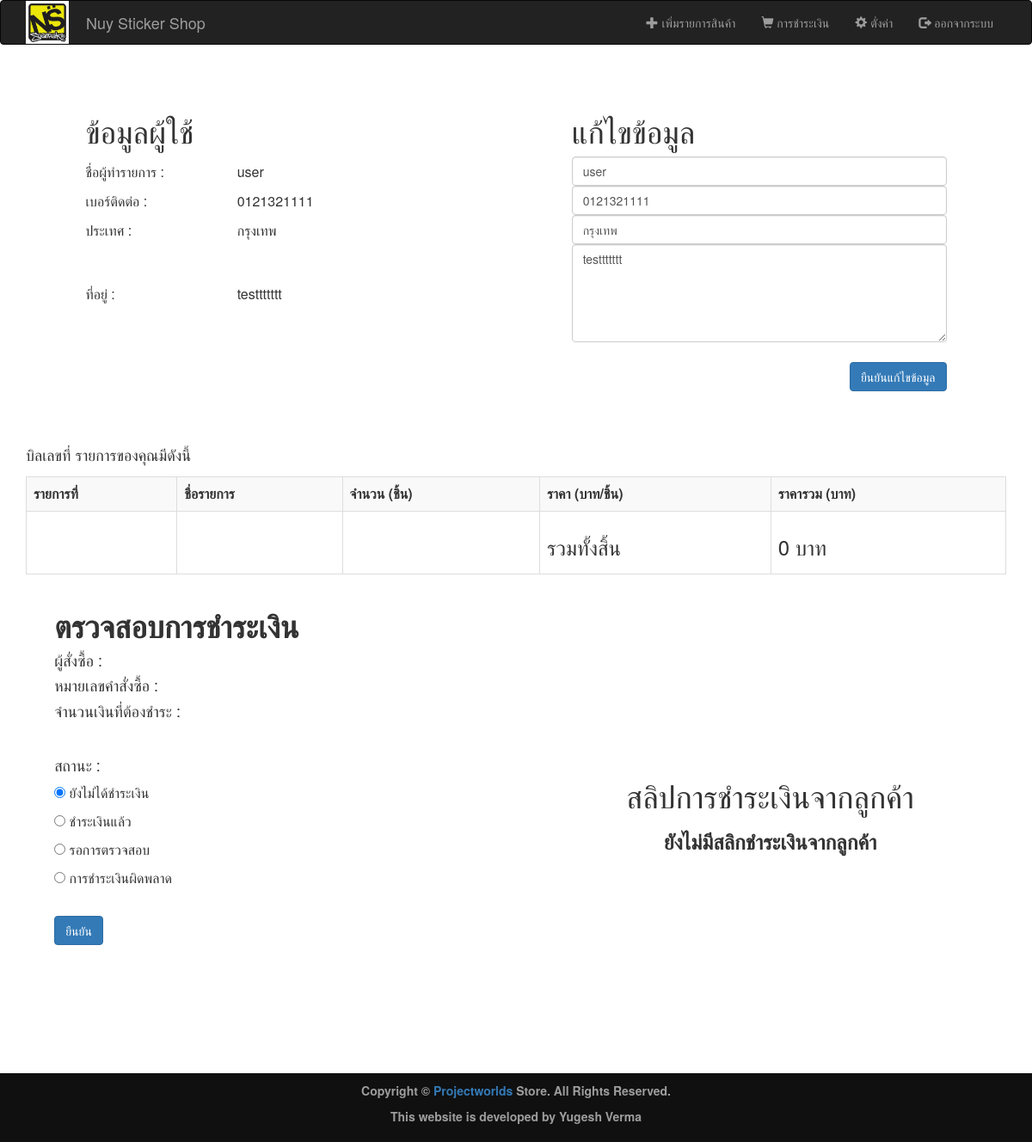
Page /admindetailitem.php?user_id=7 (signed in) on the committed database.
### tables this page shows
CREATE TABLE `users` (
  `id` int(11) NOT NULL,
  `name` varchar(255) NOT NULL,
  `email` varchar(255) NOT NULL,
  `password` varchar(255) NOT NULL,
  `contact` varchar(255) NOT NULL,
  `city` varchar(255) NOT NULL,
  `address` varchar(255) NOT NULL,
  `status` varchar(100) NOT NULL
);

### admindetailitem.php (the view, shortened to what this page needs)
<?php
require 'connection.php';
$user_id = $_GET['user_id'];
$billing_id = $_GET['id'];
$user_query = "select id, name, email, contact, city, address from users where id = '$user_id'";
$user_result = mysqli_query($con, $user_query) or die(mysqli_error($con));
$row = mysqli_fetch_array($user_result);
$user_name = $row['name'];
$user_contact = $row['contact'];
$user_city = $row['city'];
$user_address = $row['address'];
$sum = 0;
    ?>
<!DOCTYPE html>
<html>
<head>
    <link rel="stylesheet" href="bootstrap/css/bootstrap.min.css" type="text/css">
    <link rel="stylesheet" href="css/style.css" type="text/css">
</head>
<body>
<div>
    <?php
    require 'headeradmin.php';
    ?>
    <br>
    <div class="container" align="center">
        <form action="updateuser.php?id=<?php echo $billing_id ?>" method="post">
            <br><br>
            <table width="1001" border="0">
                <tr>
                    <td><h1>ข้อมูลผู้ใช้</h1></td>
                    <td>&nbsp;</td>
                    <td width="20">&nbsp;</td>
                    <td><h1>แก้ไขข้อมูล</h1></td>
                </tr>
                <tr>
                    <td width="173"><span class="card-text">ชื่อผู้ทำรายการ : </span></td>
                    <td width="362"><span class="card-text"><?php echo $user_name ?></span></td>
                    <td>&nbsp;</td>
                    <td width="428"><input type="text" class="form-control" name="name" id="name"
                                           value="<?php echo $user_name ?>" required></td>
                </tr>
                <tr>
                    <td><span class="card-text">เบอร์ติดต่อ : </span></td>
                    <td><span class="card-text"><?php echo $user_contact ?></span></td>
                    <td>&nbsp;</td>
                    <td><input type="text" class="form-control" name="contact" id="contact"
                               value="<?php echo $user_contact ?>" required pattern="[0-9].{9,10}" minlength="9"
                               maxlength="10"></td>
                </tr>
                <tr>
                    <td><span class="card-text">ประเทศ :</span></td>
                    <td><span class="card-text"><?php echo $user_city ?></span></td>
                    <td>&nbsp;</td>
                    <td><input type="text" class="form-control" name="city" id="city" value="<?php echo $user_city ?>"
                               required="true"></td>
                </tr>
                <tr>
                    <td><span class="card-text">ที่อยู่ : </span></td>
                    <td><span class="card-text"><?php echo $user_address ?></span></td>
                    <td>&nbsp;</td>
                    <td><textarea class="form-control" rows="5" name="address" id="address"
                                  required="true"><?php echo $user_address ?></textarea></td>
                </tr>
                <tr>
                    <td>&nbsp;</td>
                    <td>&nbsp;</td>
                    <td>&nbsp;</td>
                    <td align="right"><br>
                        <button type="submit" class="btn btn-primary">ยืนยันแก้ไขข้อมูล</button>
                    </td>
                </tr>
            </table>
            <br><br>
        </form>
    </div>
    <div class="container">
        <table class="table table-bordered table-striped">
            <tbody>
            <label><h4> บิลเลขที่ <?php echo $billing_id ?> รายการของคุณมีดังนี้ </h4></label>
            <tr>
                <th>รายการที่</th>
                <th>ชื่อรายการ</th>
                <th>จำนวน (ชิ้น)</th>
                <th>ราคา (บาท/ชิ้น)</th>
                <th>ราคารวม (บาท)</th>
            </tr>
            <tr>
                <th></th>
                <th></th>
                <th></th>
                <th><h3>รวมทั้งสิ้น</h3></th>
                <th><h3><?php echo $sum; ?> บาท </h3></th>
            </tr>
            </tbody>
        </table>
    </div>
    <?php
    $billing_id = $_GET['id'];
    $user_products_query = "select * from billing bl inner join payment pm on pm.bill_id=bl.id where bl.id='$billing_id'";
    $user_products_result = mysqli_query($con, $user_products_query) or die(mysqli_error($con));
    $row = mysqli_fetch_array($user_products_result);
    $status = $row['status'];
    ?>
    <table width="1226" border="0" align="center">
        <tr>
            <td width="62" rowspan="3">&nbsp;</td>
            <td width="515" rowspan="3">
                <div>
                    <div style="height: 500px; width: 500px">
                        <h1><b>ตรวจสอบการชำระเงิน</b></h1>
                        <form action="updatedetailpay.php?id=<?php echo $billing_id ?>" method="post"
                              enctype="multipart/form-data">
                            <h4><p> ผู้สั่งซื้อ : <?php echo $row['user_id']; ?></p></h4>
                            <h4><p> หมายเลขคำสั่งซื้อ : <?php echo $row['bill_id']; ?></p></h4>
                            <h4><p> จำนวนเงินที่ต้องชำระ : <?php echo $row['amount']; ?></p></h4>
                            <p>&nbsp; </p>
                            <div class="form-check">
                                <h4><p>สถานะ :&nbsp; </p></h4>
                                <p>
                                    <input type="radio"
                                           name="status" <?php if (isset($status) && $status == "Not_paid") echo "checked"; ?>
                                           value="Not_paid" checked>
                                    ยังไม่ได้ชำระเงิน
                                    &nbsp; </p>
                                <p>
                                    <input type="radio"
                                           name="status" <?php if (isset($status) && $status == "Paid") echo "checked"; ?>
                                           value="Paid">
                                    ชำระเงินแล้ว
                                    &nbsp; </p>
                                <p>
                                    <input type="radio"
                                           name="status" <?php if (isset($status) && $status == "Wait") echo "checked"; ?>
                                           value="Wait">
                                    รอการตรวจสอบ
                                    &nbsp; </p>
                                <p>
                                    <input type="radio"
                                           name="status" <?php if (isset($status) && $status == "Fail") echo "checked"; ?>
                                           value="Fail">
                                    การชำระเงินผิดพลาด
                                    &nbsp;</p>
                            </div>
                            <br>
                            <div class="form-group">
                                <input type="submit" class="btn btn-primary" value="ยืนยัน">
                            </div>
                        </form>
                    </div>
                </div>
            </td>
            <td width="95">&nbsp;</td>
            <td width="415" height="104">&nbsp;</td>
            <td width="117" rowspan="3">&nbsp;</td>
        </tr>
        <tr>
            <td>&nbsp;</td>
            <td height="302" class="text-center">
                <h1> สลิปการชำระเงินจากลูกค้า </h1>
                <?php
                echo $images = $row['image'];
                if (($images == "") && ($images == null)) { ?>
                    <h3><b>ยังไม่มีสลิกชำระเงินจากลูกค้า</b></h3>
                <?php } else { ?>
                    <img style="width: 400px" src="<?php echo $row['image']; ?>" align="right" id="showImage"
                         class="rounded-circle"
                         alt="Cinque Terre" width="auto" height="400">
                <?php } ?>
            </td>
        </tr>
        <tr>
            <td>&nbsp;</td>
            <td>&nbsp;</td>
        </tr>
    </table>
    <br><br><br><br><br><br>
    <footer class="footer">
        <div class="container">
            <center>
                <p>Copyright &copy <a href="https://projectworlds.in">Projectworlds</a> Store. All Rights Reserved.</p>
                <p>This website is developed by Yugesh Verma</p>
            </center>
        </div>
    </footer>
</div>
</body>
</html>

### css/style.css (style rules this page uses)
footer { background-color:#101010; color:#9d9d9d; font-size:14px; font-weight:bold; padding:10px; bottom:0; }
html { min-height:100%; position:relative; }
.footer { position: absolute; bottom:0; right:0; left:0; }

### rows in the picture
users: name "user", contact "0121321111", city "กรุงเทพ", address "testtttttt"

### other values in the picture
$sum "0"
